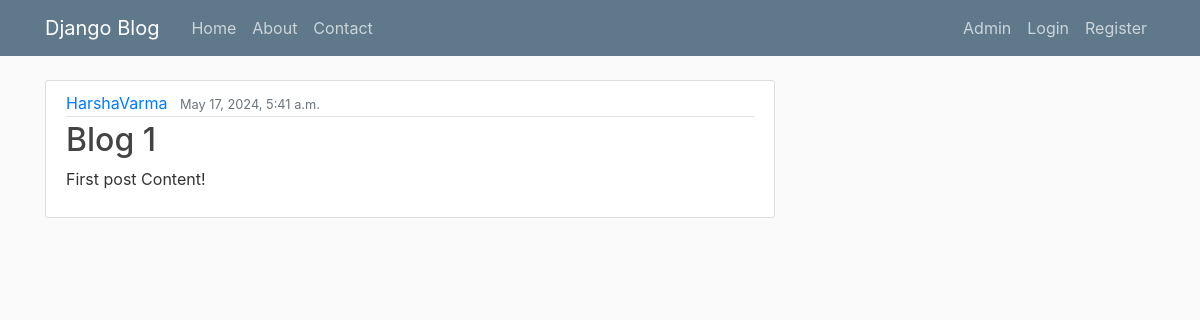
Before: /post/1/ with the older database file.
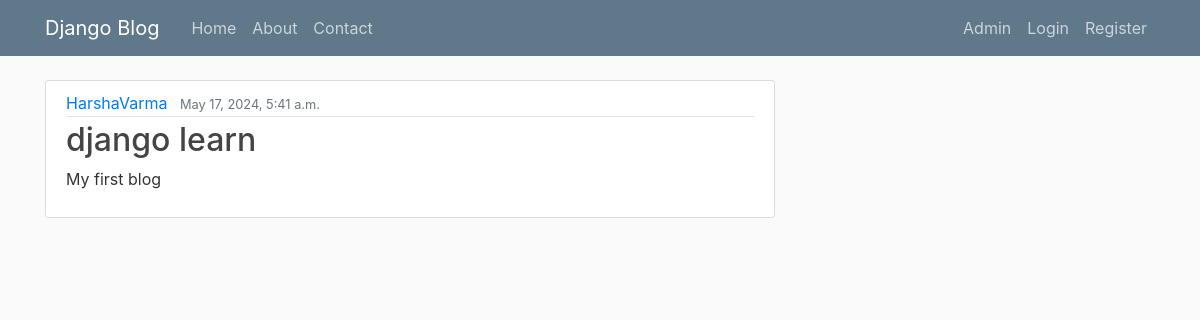
After: the same page with the newer database file.
### blog/models.py (models this page shows, shortened)
class Post(models.Model):
    title = models.CharField(max_length=100)
    subject = models.CharField(max_length=200, default="No subject")  # Add a default value here
    content = models.TextField()
    date_posted = models.DateTimeField(default=timezone.now)
    author = models.ForeignKey(User, on_delete=models.CASCADE)
    image_url = models.URLField(default='', blank=True)

### blog/views.py (the view)
# urls.py: path('post/<int:post_id>/', views.post_detail, name='post-detail'),
def post_detail(request, post_id):
    post = get_object_or_404(Post, id=post_id)
    return render(request, 'blog/post_detail.html', {'post': post})

### blog/templates/blog/post_detail.html
{% extends "blog/base.html" %}
{% block content %}
    <body class="post-detail-bg" style="background-image: url('{% if post.image_url %}{{ post.image_url }}{% else %}path/to/default/image.jpg{% endif %}')">
        <article class="media content-section">
            <div class="media-body">
                <div class="article-metadata">
                    <a class="mr-2" href="#">{{ post.author }}</a>
                    <small class="text-muted">{{ post.date_posted }}</small>
                </div>
                <h2>{{ post.title }}</h2>
                <p class="article-content">{{ post.content }}</p>
            </div>
        </article>
    </body>
{% endblock content %}

Changed rows visible on the page:
changed Post "HarshaVarma": title "Blog 1" → "django learn"; content "First post Content!" → "My first blog"
